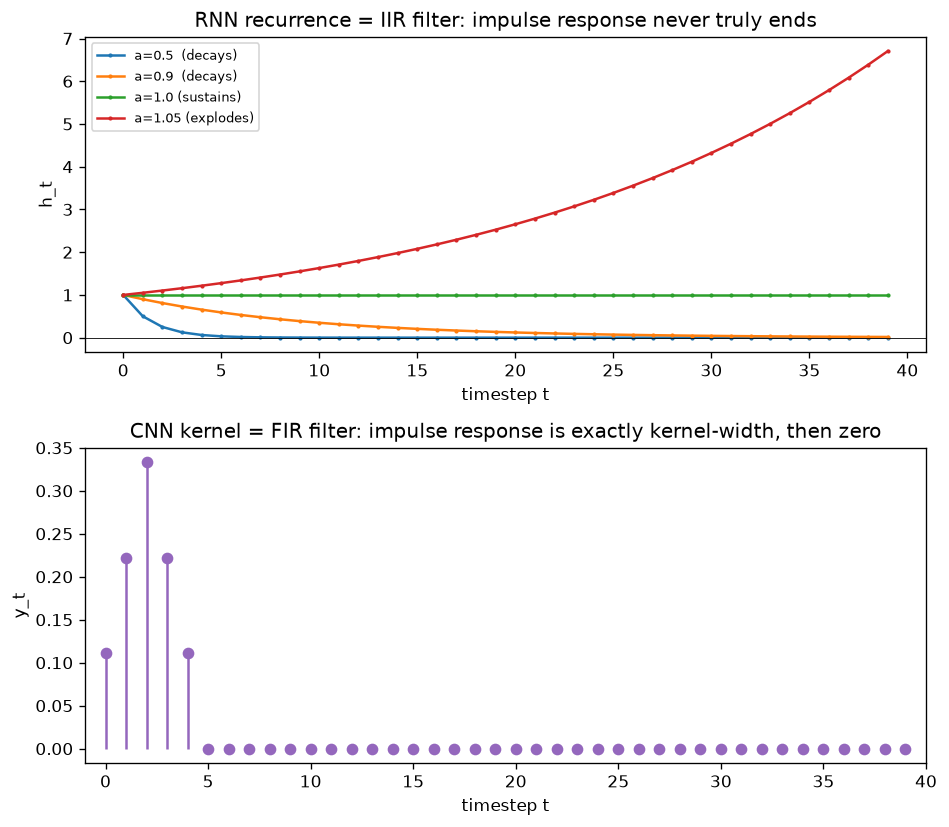

The script that saved this image:
"""
Day 46 — RNN Cell
Shows the RNN's recurrence as an IIR (infinite impulse response) filter:
unlike a CNN's fixed-width FIR kernel, a linear RNN's impulse response
h_t = a*h_{t-1} + x_t keeps ringing forever, with |a| controlling whether
that ring decays, sustains, or blows up.
"""
import numpy as np
import matplotlib.pyplot as plt

np.random.seed(45)

T = 40
impulse = np.zeros(T)
impulse[0] = 1.0

a_values = [0.5, 0.9, 1.0, 1.05]
colors = ["#1f77b4", "#ff7f0e", "#2ca02c", "#d62728"]

fig, axes = plt.subplots(2, 1, figsize=(8, 7))

# --- Top: impulse response of the linear recurrence h_t = a*h_{t-1} + x_t ---
ax = axes[0]
for a, c in zip(a_values, colors):
    h = np.zeros(T)
    for t in range(T):
        prev = h[t - 1] if t > 0 else 0.0
        h[t] = a * prev + impulse[t]
    label = f"a={a}" + ("  (decays)" if a < 1 else " (sustains)" if a == 1 else " (explodes)")
    ax.plot(h, color=c, marker=".", markersize=3, label=label)

ax.axhline(0, color="black", linewidth=0.5)
ax.set_xlabel("timestep t")
ax.set_ylabel("h_t")
ax.set_title("RNN recurrence = IIR filter: impulse response never truly ends")
ax.legend(fontsize=8)

# --- Bottom: an FIR (CNN-style fixed window) impulse response for contrast ---
ax2 = axes[1]
kernel = np.array([1, 2, 3, 2, 1], dtype=float)
kernel /= kernel.sum()
fir_response = np.convolve(impulse, kernel)[:T]
ax2.stem(fir_response, linefmt="#9467bd", markerfmt="o", basefmt=" ")
ax2.set_xlabel("timestep t")
ax2.set_ylabel("y_t")
ax2.set_title("CNN kernel = FIR filter: impulse response is exactly kernel-width, then zero")
ax2.set_xlim(-1, T)

plt.tight_layout()
plt.savefig("graph_DAY_46.png", dpi=120, bbox_inches="tight")
